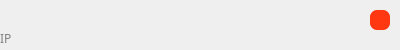
<?xml version="1.0" encoding="UTF-8"?>
<ui version="4.0">
 <class>friends</class>
 <widget class="QWidget" name="friends">
  <property name="geometry">
   <rect>
    <x>0</x>
    <y>0</y>
    <width>400</width>
    <height>50</height>
   </rect>
  </property>
  <property name="font">
   <font>
    <family>DengXian</family>
   </font>
  </property>
  <property name="windowTitle">
   <string>Form</string>
  </property>
  <widget class="QLabel" name="friendName">
   <property name="geometry">
    <rect>
     <x>0</x>
     <y>5</y>
     <width>361</width>
     <height>20</height>
    </rect>
   </property>
   <property name="font">
    <font>
     <family>DengXian</family>
     <pointsize>15</pointsize>
    </font>
   </property>
   <property name="text">
    <string/>
   </property>
  </widget>
  <widget class="QLabel" name="ip">
   <property name="geometry">
    <rect>
     <x>0</x>
     <y>30</y>
     <width>401</width>
     <height>16</height>
    </rect>
   </property>
   <property name="font">
    <font>
     <family>DengXian</family>
    </font>
   </property>
   <property name="styleSheet">
    <string notr="true">color:gray</string>
   </property>
   <property name="text">
    <string>IP</string>
   </property>
  </widget>
  <widget class="QPushButton" name="messageCount">
   <property name="enabled">
    <bool>true</bool>
   </property>
   <property name="geometry">
    <rect>
     <x>370</x>
     <y>10</y>
     <width>20</width>
     <height>20</height>
    </rect>
   </property>
   <property name="font">
    <font>
     <family>微软雅黑</family>
     <pointsize>10</pointsize>
     <weight>50</weight>
     <italic>false</italic>
     <bold>false</bold>
    </font>
   </property>
   <property name="styleSheet">
    <string notr="true">border-radius:7;color:white;background-color:rgb(255, 56, 17)</string>
   </property>
   <property name="text">
    <string/>
   </property>
  </widget>
 </widget>
 <resources/>
 <connections/>
</ui>
